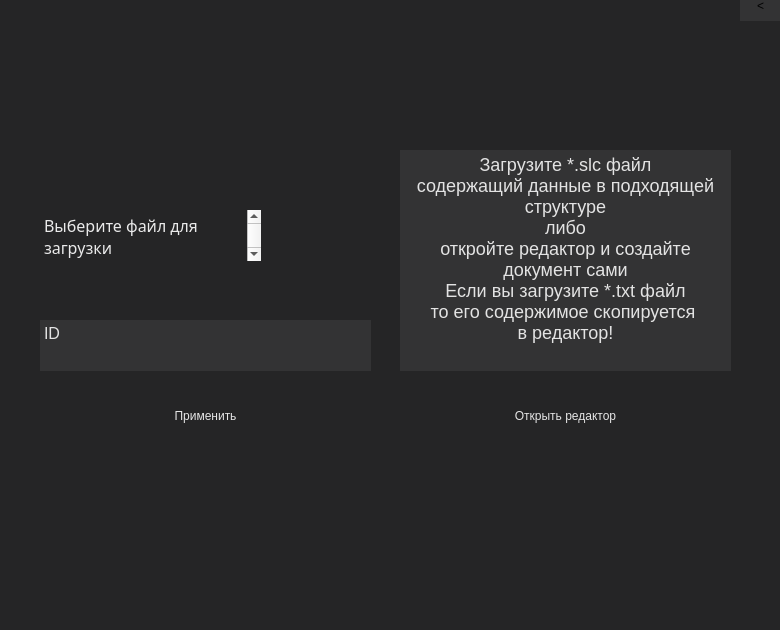
<?xml version="1.0" encoding="UTF-8"?>
<ui version="4.0">
 <class>settings</class>
 <widget class="QDialog" name="settings">
  <property name="geometry">
   <rect>
    <x>0</x>
    <y>0</y>
    <width>780</width>
    <height>630</height>
   </rect>
  </property>
  <property name="minimumSize">
   <size>
    <width>780</width>
    <height>630</height>
   </size>
  </property>
  <property name="maximumSize">
   <size>
    <width>780</width>
    <height>630</height>
   </size>
  </property>
  <property name="palette">
   <palette>
    <active>
     <colorrole role="WindowText">
      <brush brushstyle="SolidPattern">
       <color alpha="255">
        <red>183</red>
        <green>185</green>
        <blue>197</blue>
       </color>
      </brush>
     </colorrole>
     <colorrole role="Button">
      <brush brushstyle="SolidPattern">
       <color alpha="255">
        <red>41</red>
        <green>41</green>
        <blue>59</blue>
       </color>
      </brush>
     </colorrole>
     <colorrole role="BrightText">
      <brush brushstyle="SolidPattern">
       <color alpha="255">
        <red>183</red>
        <green>185</green>
        <blue>197</blue>
       </color>
      </brush>
     </colorrole>
     <colorrole role="ButtonText">
      <brush brushstyle="SolidPattern">
       <color alpha="255">
        <red>183</red>
        <green>185</green>
        <blue>197</blue>
       </color>
      </brush>
     </colorrole>
     <colorrole role="Base">
      <brush brushstyle="SolidPattern">
       <color alpha="255">
        <red>255</red>
        <green>255</green>
        <blue>255</blue>
       </color>
      </brush>
     </colorrole>
     <colorrole role="Window">
      <brush brushstyle="SolidPattern">
       <color alpha="255">
        <red>37</red>
        <green>37</green>
        <blue>38</blue>
       </color>
      </brush>
     </colorrole>
     <colorrole role="Link">
      <brush brushstyle="SolidPattern">
       <color alpha="255">
        <red>255</red>
        <green>255</green>
        <blue>255</blue>
       </color>
      </brush>
     </colorrole>
    </active>
    <inactive>
     <colorrole role="WindowText">
      <brush brushstyle="SolidPattern">
       <color alpha="255">
        <red>183</red>
        <green>185</green>
        <blue>197</blue>
       </color>
      </brush>
     </colorrole>
     <colorrole role="Button">
      <brush brushstyle="SolidPattern">
       <color alpha="255">
        <red>41</red>
        <green>41</green>
        <blue>59</blue>
       </color>
      </brush>
     </colorrole>
     <colorrole role="BrightText">
      <brush brushstyle="SolidPattern">
       <color alpha="255">
        <red>183</red>
        <green>185</green>
        <blue>197</blue>
       </color>
      </brush>
     </colorrole>
     <colorrole role="ButtonText">
      <brush brushstyle="SolidPattern">
       <color alpha="255">
        <red>183</red>
        <green>185</green>
        <blue>197</blue>
       </color>
      </brush>
     </colorrole>
     <colorrole role="Base">
      <brush brushstyle="SolidPattern">
       <color alpha="255">
        <red>255</red>
        <green>255</green>
        <blue>255</blue>
       </color>
      </brush>
     </colorrole>
     <colorrole role="Window">
      <brush brushstyle="SolidPattern">
       <color alpha="255">
        <red>37</red>
        <green>37</green>
        <blue>38</blue>
       </color>
      </brush>
     </colorrole>
     <colorrole role="Link">
      <brush brushstyle="SolidPattern">
       <color alpha="255">
        <red>255</red>
        <green>255</green>
        <blue>255</blue>
       </color>
      </brush>
     </colorrole>
    </inactive>
    <disabled>
     <colorrole role="WindowText">
      <brush brushstyle="SolidPattern">
       <color alpha="255">
        <red>120</red>
        <green>120</green>
        <blue>120</blue>
       </color>
      </brush>
     </colorrole>
     <colorrole role="Button">
      <brush brushstyle="SolidPattern">
       <color alpha="255">
        <red>41</red>
        <green>41</green>
        <blue>59</blue>
       </color>
      </brush>
     </colorrole>
     <colorrole role="BrightText">
      <brush brushstyle="SolidPattern">
       <color alpha="255">
        <red>183</red>
        <green>185</green>
        <blue>197</blue>
       </color>
      </brush>
     </colorrole>
     <colorrole role="ButtonText">
      <brush brushstyle="SolidPattern">
       <color alpha="255">
        <red>120</red>
        <green>120</green>
        <blue>120</blue>
       </color>
      </brush>
     </colorrole>
     <colorrole role="Base">
      <brush brushstyle="SolidPattern">
       <color alpha="255">
        <red>37</red>
        <green>37</green>
        <blue>38</blue>
       </color>
      </brush>
     </colorrole>
     <colorrole role="Window">
      <brush brushstyle="SolidPattern">
       <color alpha="255">
        <red>37</red>
        <green>37</green>
        <blue>38</blue>
       </color>
      </brush>
     </colorrole>
     <colorrole role="Link">
      <brush brushstyle="SolidPattern">
       <color alpha="255">
        <red>255</red>
        <green>255</green>
        <blue>255</blue>
       </color>
      </brush>
     </colorrole>
    </disabled>
   </palette>
  </property>
  <property name="windowTitle">
   <string>Dialog</string>
  </property>
  <property name="styleSheet">
   <string notr="true">#settings {
	border-image:url(:/background.png);
}</string>
  </property>
  <widget class="QPushButton" name="swish">
   <property name="geometry">
    <rect>
     <x>740</x>
     <y>-10</y>
     <width>41</width>
     <height>31</height>
    </rect>
   </property>
   <property name="styleSheet">
    <string notr="true">#swish {
background-color:rgb(51, 51, 52);
border: none;
}
#swish:pressed {
	background-color: #646464;
}</string>
   </property>
   <property name="text">
    <string>&lt;</string>
   </property>
  </widget>
  <widget class="QPushButton" name="Settings">
   <property name="geometry">
    <rect>
     <x>380</x>
     <y>0</y>
     <width>31</width>
     <height>31</height>
    </rect>
   </property>
   <property name="styleSheet">
    <string notr="true">#Settings {
background-color: none;
border: none;
border-image: url(:/settings.png);
}
#Settings:pressed {
	border-image: url(:/small_settings.png);
}
#Settings::hover {
	background-color: rgb(55, 50, 62);
}</string>
   </property>
   <property name="text">
    <string/>
   </property>
   <property name="iconSize">
    <size>
     <width>40</width>
     <height>40</height>
    </size>
   </property>
   <property name="checkable">
    <bool>false</bool>
   </property>
   <property name="checked">
    <bool>false</bool>
   </property>
   <property name="flat">
    <bool>false</bool>
   </property>
  </widget>
  <widget class="QPushButton" name="logo">
   <property name="geometry">
    <rect>
     <x>0</x>
     <y>0</y>
     <width>31</width>
     <height>31</height>
    </rect>
   </property>
   <property name="styleSheet">
    <string notr="true">#logo {
background-color: none;
border: none;
border-image: url(:/icon.png);
}
</string>
   </property>
   <property name="text">
    <string/>
   </property>
  </widget>
  <widget class="QTextBrowser" name="Readin">
   <property name="geometry">
    <rect>
     <x>400</x>
     <y>150</y>
     <width>331</width>
     <height>221</height>
    </rect>
   </property>
   <property name="palette">
    <palette>
     <active>
      <colorrole role="Button">
       <brush brushstyle="SolidPattern">
        <color alpha="255">
         <red>51</red>
         <green>51</green>
         <blue>52</blue>
        </color>
       </brush>
      </colorrole>
      <colorrole role="Text">
       <brush brushstyle="SolidPattern">
        <color alpha="255">
         <red>227</red>
         <green>227</green>
         <blue>227</blue>
        </color>
       </brush>
      </colorrole>
      <colorrole role="Base">
       <brush brushstyle="SolidPattern">
        <color alpha="255">
         <red>51</red>
         <green>51</green>
         <blue>52</blue>
        </color>
       </brush>
      </colorrole>
      <colorrole role="Window">
       <brush brushstyle="SolidPattern">
        <color alpha="255">
         <red>51</red>
         <green>51</green>
         <blue>52</blue>
        </color>
       </brush>
      </colorrole>
      <colorrole role="PlaceholderText">
       <brush brushstyle="SolidPattern">
        <color alpha="128">
         <red>227</red>
         <green>227</green>
         <blue>227</blue>
        </color>
       </brush>
      </colorrole>
     </active>
     <inactive>
      <colorrole role="Button">
       <brush brushstyle="SolidPattern">
        <color alpha="255">
         <red>51</red>
         <green>51</green>
         <blue>52</blue>
        </color>
       </brush>
      </colorrole>
      <colorrole role="Text">
       <brush brushstyle="SolidPattern">
        <color alpha="255">
         <red>227</red>
         <green>227</green>
         <blue>227</blue>
        </color>
       </brush>
      </colorrole>
      <colorrole role="Base">
       <brush brushstyle="SolidPattern">
        <color alpha="255">
         <red>51</red>
         <green>51</green>
         <blue>52</blue>
        </color>
       </brush>
      </colorrole>
      <colorrole role="Window">
       <brush brushstyle="SolidPattern">
        <color alpha="255">
         <red>51</red>
         <green>51</green>
         <blue>52</blue>
        </color>
       </brush>
      </colorrole>
      <colorrole role="PlaceholderText">
       <brush brushstyle="SolidPattern">
        <color alpha="128">
         <red>227</red>
         <green>227</green>
         <blue>227</blue>
        </color>
       </brush>
      </colorrole>
     </inactive>
     <disabled>
      <colorrole role="Button">
       <brush brushstyle="SolidPattern">
        <color alpha="255">
         <red>51</red>
         <green>51</green>
         <blue>52</blue>
        </color>
       </brush>
      </colorrole>
      <colorrole role="Text">
       <brush brushstyle="SolidPattern">
        <color alpha="255">
         <red>120</red>
         <green>120</green>
         <blue>120</blue>
        </color>
       </brush>
      </colorrole>
      <colorrole role="Base">
       <brush brushstyle="SolidPattern">
        <color alpha="255">
         <red>51</red>
         <green>51</green>
         <blue>52</blue>
        </color>
       </brush>
      </colorrole>
      <colorrole role="Window">
       <brush brushstyle="SolidPattern">
        <color alpha="255">
         <red>51</red>
         <green>51</green>
         <blue>52</blue>
        </color>
       </brush>
      </colorrole>
      <colorrole role="PlaceholderText">
       <brush brushstyle="SolidPattern">
        <color alpha="128">
         <red>0</red>
         <green>0</green>
         <blue>0</blue>
        </color>
       </brush>
      </colorrole>
     </disabled>
    </palette>
   </property>
   <property name="styleSheet">
    <string notr="true">#Readin {
background-color:rgb(51, 51, 52);
border: none;
font-size: 18px;
}</string>
   </property>
   <property name="html">
    <string>&lt;!DOCTYPE HTML PUBLIC &quot;-//W3C//DTD HTML 4.0//EN&quot; &quot;http://www.w3.org/TR/REC-html40/strict.dtd&quot;&gt;
&lt;html&gt;&lt;head&gt;&lt;meta name=&quot;qrichtext&quot; content=&quot;1&quot; /&gt;&lt;style type=&quot;text/css&quot;&gt;
p, li { white-space: pre-wrap; }
&lt;/style&gt;&lt;/head&gt;&lt;body style=&quot; font-family:'MS Shell Dlg 2'; font-size:18px; font-weight:400; font-style:normal;&quot;&gt;
&lt;p align=&quot;center&quot; style=&quot; margin-top:0px; margin-bottom:0px; margin-left:0px; margin-right:0px; -qt-block-indent:0; text-indent:0px;&quot;&gt;&lt;span style=&quot; font-size:18px;&quot;&gt;Загрузите *.slc файл&lt;/span&gt;&lt;/p&gt;
&lt;p align=&quot;center&quot; style=&quot; margin-top:0px; margin-bottom:0px; margin-left:0px; margin-right:0px; -qt-block-indent:0; text-indent:0px;&quot;&gt;&lt;span style=&quot; font-size:18px;&quot;&gt;содержащий данные в подходящей структуре&lt;/span&gt;&lt;/p&gt;
&lt;p align=&quot;center&quot; style=&quot; margin-top:0px; margin-bottom:0px; margin-left:0px; margin-right:0px; -qt-block-indent:0; text-indent:0px;&quot;&gt;&lt;span style=&quot; font-size:18px;&quot;&gt;либо&lt;/span&gt;&lt;/p&gt;
&lt;p align=&quot;center&quot; style=&quot; margin-top:0px; margin-bottom:0px; margin-left:0px; margin-right:0px; -qt-block-indent:0; text-indent:0px;&quot;&gt;&lt;span style=&quot; font-size:18px;&quot;&gt;откройте редактор и создайте документ сами&lt;/span&gt;&lt;/p&gt;
&lt;p align=&quot;center&quot; style=&quot; margin-top:0px; margin-bottom:0px; margin-left:0px; margin-right:0px; -qt-block-indent:0; text-indent:0px;&quot;&gt;&lt;span style=&quot; font-size:18px;&quot;&gt;Если вы загрузите *.txt файл&lt;/span&gt;&lt;/p&gt;
&lt;p align=&quot;center&quot; style=&quot; margin-top:0px; margin-bottom:0px; margin-left:0px; margin-right:0px; -qt-block-indent:0; text-indent:0px;&quot;&gt;&lt;span style=&quot; font-size:18px;&quot;&gt;то его содержимое скопируется &lt;/span&gt;&lt;/p&gt;
&lt;p align=&quot;center&quot; style=&quot; margin-top:0px; margin-bottom:0px; margin-left:0px; margin-right:0px; -qt-block-indent:0; text-indent:0px;&quot;&gt;&lt;span style=&quot; font-size:18px;&quot;&gt;в редактор!&lt;/span&gt;&lt;/p&gt;&lt;/body&gt;&lt;/html&gt;</string>
   </property>
  </widget>
  <widget class="QTextBrowser" name="Readin_2">
   <property name="geometry">
    <rect>
     <x>40</x>
     <y>210</y>
     <width>221</width>
     <height>51</height>
    </rect>
   </property>
   <property name="palette">
    <palette>
     <active>
      <colorrole role="WindowText">
       <brush brushstyle="SolidPattern">
        <color alpha="255">
         <red>234</red>
         <green>234</green>
         <blue>234</blue>
        </color>
       </brush>
      </colorrole>
      <colorrole role="Button">
       <brush brushstyle="SolidPattern">
        <color alpha="255">
         <red>37</red>
         <green>37</green>
         <blue>38</blue>
        </color>
       </brush>
      </colorrole>
      <colorrole role="Text">
       <brush brushstyle="SolidPattern">
        <color alpha="255">
         <red>234</red>
         <green>234</green>
         <blue>234</blue>
        </color>
       </brush>
      </colorrole>
      <colorrole role="ButtonText">
       <brush brushstyle="SolidPattern">
        <color alpha="255">
         <red>234</red>
         <green>234</green>
         <blue>234</blue>
        </color>
       </brush>
      </colorrole>
      <colorrole role="Base">
       <brush brushstyle="SolidPattern">
        <color alpha="255">
         <red>37</red>
         <green>37</green>
         <blue>38</blue>
        </color>
       </brush>
      </colorrole>
      <colorrole role="Window">
       <brush brushstyle="SolidPattern">
        <color alpha="255">
         <red>37</red>
         <green>37</green>
         <blue>38</blue>
        </color>
       </brush>
      </colorrole>
      <colorrole role="PlaceholderText">
       <brush brushstyle="NoBrush">
        <color alpha="128">
         <red>234</red>
         <green>234</green>
         <blue>234</blue>
        </color>
       </brush>
      </colorrole>
     </active>
     <inactive>
      <colorrole role="WindowText">
       <brush brushstyle="SolidPattern">
        <color alpha="255">
         <red>234</red>
         <green>234</green>
         <blue>234</blue>
        </color>
       </brush>
      </colorrole>
      <colorrole role="Button">
       <brush brushstyle="SolidPattern">
        <color alpha="255">
         <red>37</red>
         <green>37</green>
         <blue>38</blue>
        </color>
       </brush>
      </colorrole>
      <colorrole role="Text">
       <brush brushstyle="SolidPattern">
        <color alpha="255">
         <red>234</red>
         <green>234</green>
         <blue>234</blue>
        </color>
       </brush>
      </colorrole>
      <colorrole role="ButtonText">
       <brush brushstyle="SolidPattern">
        <color alpha="255">
         <red>234</red>
         <green>234</green>
         <blue>234</blue>
        </color>
       </brush>
      </colorrole>
      <colorrole role="Base">
       <brush brushstyle="SolidPattern">
        <color alpha="255">
         <red>37</red>
         <green>37</green>
         <blue>38</blue>
        </color>
       </brush>
      </colorrole>
      <colorrole role="Window">
       <brush brushstyle="SolidPattern">
        <color alpha="255">
         <red>37</red>
         <green>37</green>
         <blue>38</blue>
        </color>
       </brush>
      </colorrole>
      <colorrole role="PlaceholderText">
       <brush brushstyle="NoBrush">
        <color alpha="128">
         <red>234</red>
         <green>234</green>
         <blue>234</blue>
        </color>
       </brush>
      </colorrole>
     </inactive>
     <disabled>
      <colorrole role="WindowText">
       <brush brushstyle="SolidPattern">
        <color alpha="255">
         <red>234</red>
         <green>234</green>
         <blue>234</blue>
        </color>
       </brush>
      </colorrole>
      <colorrole role="Button">
       <brush brushstyle="SolidPattern">
        <color alpha="255">
         <red>37</red>
         <green>37</green>
         <blue>38</blue>
        </color>
       </brush>
      </colorrole>
      <colorrole role="Text">
       <brush brushstyle="SolidPattern">
        <color alpha="255">
         <red>234</red>
         <green>234</green>
         <blue>234</blue>
        </color>
       </brush>
      </colorrole>
      <colorrole role="ButtonText">
       <brush brushstyle="SolidPattern">
        <color alpha="255">
         <red>234</red>
         <green>234</green>
         <blue>234</blue>
        </color>
       </brush>
      </colorrole>
      <colorrole role="Base">
       <brush brushstyle="SolidPattern">
        <color alpha="255">
         <red>37</red>
         <green>37</green>
         <blue>38</blue>
        </color>
       </brush>
      </colorrole>
      <colorrole role="Window">
       <brush brushstyle="SolidPattern">
        <color alpha="255">
         <red>37</red>
         <green>37</green>
         <blue>38</blue>
        </color>
       </brush>
      </colorrole>
      <colorrole role="PlaceholderText">
       <brush brushstyle="NoBrush">
        <color alpha="128">
         <red>234</red>
         <green>234</green>
         <blue>234</blue>
        </color>
       </brush>
      </colorrole>
     </disabled>
    </palette>
   </property>
   <property name="font">
    <font>
     <family>Cyr</family>
     <pointsize>-1</pointsize>
     <weight>50</weight>
     <italic>false</italic>
     <bold>false</bold>
    </font>
   </property>
   <property name="styleSheet">
    <string notr="true">#Readin_2 {
background-color:rgb(37, 37, 38);
border: none;
font: Terminator Cyr;
color: rgb(234, 234, 234);
font-size:20px;
}</string>
   </property>
   <property name="html">
    <string>&lt;!DOCTYPE HTML PUBLIC &quot;-//W3C//DTD HTML 4.0//EN&quot; &quot;http://www.w3.org/TR/REC-html40/strict.dtd&quot;&gt;
&lt;html&gt;&lt;head&gt;&lt;meta name=&quot;qrichtext&quot; content=&quot;1&quot; /&gt;&lt;style type=&quot;text/css&quot;&gt;
p, li { white-space: pre-wrap; }
&lt;/style&gt;&lt;/head&gt;&lt;body style=&quot; font-family:'Cyr'; font-size:20px; font-weight:400; font-style:normal;&quot;&gt;
&lt;p style=&quot; margin-top:0px; margin-bottom:0px; margin-left:0px; margin-right:0px; -qt-block-indent:0; text-indent:0px;&quot;&gt;&lt;span style=&quot; font-size:12pt;&quot;&gt;Выберите файл для загрузки&lt;/span&gt;&lt;/p&gt;&lt;/body&gt;&lt;/html&gt;</string>
   </property>
  </widget>
  <widget class="QTextEdit" name="ID">
   <property name="geometry">
    <rect>
     <x>40</x>
     <y>320</y>
     <width>331</width>
     <height>51</height>
    </rect>
   </property>
   <property name="styleSheet">
    <string notr="true">#ID {
background-color:rgb(51, 51, 52);
border: none;
font-size: 18px;
}</string>
   </property>
   <property name="html">
    <string>&lt;!DOCTYPE HTML PUBLIC &quot;-//W3C//DTD HTML 4.0//EN&quot; &quot;http://www.w3.org/TR/REC-html40/strict.dtd&quot;&gt;
&lt;html&gt;&lt;head&gt;&lt;meta name=&quot;qrichtext&quot; content=&quot;1&quot; /&gt;&lt;style type=&quot;text/css&quot;&gt;
p, li { white-space: pre-wrap; }
&lt;/style&gt;&lt;/head&gt;&lt;body style=&quot; font-family:'MS Shell Dlg 2'; font-size:18px; font-weight:400; font-style:normal;&quot;&gt;
&lt;p style=&quot; margin-top:0px; margin-bottom:0px; margin-left:0px; margin-right:0px; -qt-block-indent:0; text-indent:0px;&quot;&gt;&lt;span style=&quot; font-size:12pt; color:#e3e3e3;&quot;&gt;ID&lt;/span&gt;&lt;/p&gt;&lt;/body&gt;&lt;/html&gt;</string>
   </property>
  </widget>
  <widget class="QPushButton" name="downl">
   <property name="geometry">
    <rect>
     <x>300</x>
     <y>200</y>
     <width>51</width>
     <height>61</height>
    </rect>
   </property>
   <property name="styleSheet">
    <string notr="true">#downl {
background-color: none;
border: none;
border-image: url(:/download.png);
}
#downl:pressed {
background-color: rgb(51, 51, 52);	
background-image:;
}
#downl:hover {
	background-color: rgb(55, 50, 62);	
}</string>
   </property>
   <property name="text">
    <string/>
   </property>
  </widget>
  <widget class="QPushButton" name="apply">
   <property name="geometry">
    <rect>
     <x>145</x>
     <y>400</y>
     <width>121</width>
     <height>31</height>
    </rect>
   </property>
   <property name="styleSheet">
    <string notr="true">#apply {
background-color: none;
border-radius: 10px;	
border-image: url(:/grad.png);
color: rgb(229, 229, 229);
font-size: 12px;
}
#apply::pessed {
	height: 15px;
	wildth: 80px;
}
#apply::hover {
	border-image: url(:/light_grad.png);
border-radius: 5px;			
}</string>
   </property>
   <property name="text">
    <string>Применить</string>
   </property>
  </widget>
  <widget class="QPushButton" name="edit">
   <property name="geometry">
    <rect>
     <x>500</x>
     <y>400</y>
     <width>131</width>
     <height>31</height>
    </rect>
   </property>
   <property name="styleSheet">
    <string notr="true">#edit {
background-color: none;
border-radius: 10px;	
border-image: url(:/grad.png);
color: rgb(229, 229, 229);
font-size: 12px;
}
#edit::pessed {
	height: 15px;
	wildth: 80px;
}
#edit::hover {
	border-image: url(:/light_grad.png);	
	border-radius: 5px;	
}</string>
   </property>
   <property name="text">
    <string>Открыть редактор</string>
   </property>
  </widget>
 </widget>
 <resources/>
 <connections/>
</ui>
